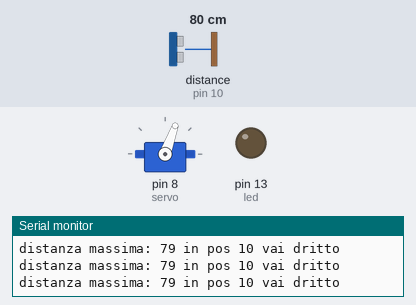
Bench run of a sketch on a simulated Arduino Uno, built with avr-gcc and run on an emulated ATmega328P. Shown: servo, output pins drawn as LEDs (lit = HIGH), the last lines printed to the serial monitor. Wiring (inferred from the names in the program): ultrasonic range finder: trigger pin 9; echo pin 10. Inputs (shaded band) come from the test bench; at power-on: distance to the obstacle (sensor on pin 10) 80 cm. The echo pulse lasts 58.3 µs per cm; pins used as bus, display or sensor lines are not drawn.

Above: at 1.2 s.
1.3 s: distance to the obstacle (sensor on pin 10) set to 299 cm
At 1.9 s:
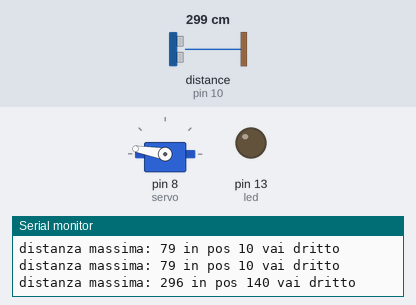
4.3 s: distance to the obstacle (sensor on pin 10) set to 2 cm
At 13.0 s:
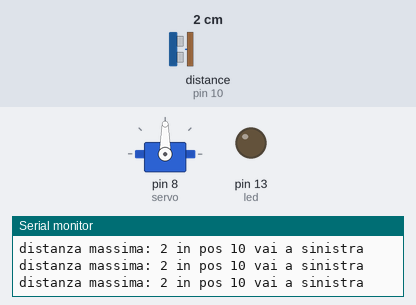
Timing chart, 0 to 13.3 s (numbered marks = the images above; inputs shaded):
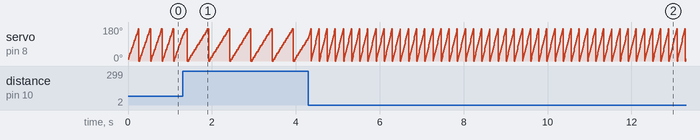

Measured:
- by itself, servo on pin 8 (servo): repeats every 0.19 s: 140° 0.01 s, 150° 0.01 s, 160° 0.01 s, 170° 0.01 s, 0° 0.01 s, 10° 0.01 s, 20° 0.01 s, 30° 0.01 s, 40° 0.01 s, 50° 0.01 s, 60° 0.01 s, 70° 0.01 s, 80° 0.01 s, 90° 0.01 s, 100° 0.01 s, 110° 0.01 s, 120° 0.01 s, 130° 0.01 s

The sketch:

robonof.ino
```cpp
#include <Servo.h> // include la Libreria Servo.h

const int triggerPort = 9;
const int echoPort = 10;
const int led = 13;

const int servo = 8;

Servo myservo;

long servo_pos = 0;
long max_distance = 0;
long max_distancepos = 0;

long distanza_90 = 0;

void setup() {

  myservo.attach(servo);

  pinMode(triggerPort, OUTPUT);
  pinMode(echoPort, INPUT);
  pinMode(led, OUTPUT);
  Serial.begin(9600);
  Serial.println("Sensore Ultrasuoni: OK");
}

void decide() {

  Serial.print("distanza massima: ");
  Serial.print(max_distance);
  Serial.print(" in pos ");
  Serial.print(max_distancepos);

  if(distanza_90 < 20) {
    // vai verso max_distanzapos
    if(max_distancepos < 90) {
      // vai a sinistra
      Serial.println(" vai a sinistra");
    }
    else {
      Serial.println(" vai a destra");
    }
  }
  else {
    Serial.println(" vai dritto");
  }
}

long calcola_distanza() {
  digitalWrite( triggerPort, LOW );
  digitalWrite( triggerPort, HIGH );
  delayMicroseconds( 10 );
  digitalWrite( triggerPort, LOW );

  long durata = pulseIn( echoPort, HIGH );
  // Centimetri
  long distanza = 0.034 * durata / 2;

  if( durata > 38000) {
    // fuori portata
  }
  return distanza;
}

void loop() {

  servo_pos = (servo_pos + 10) % 180;
  myservo.write(servo_pos);

  if(servo_pos == 0) {
    decide();

    max_distance = 0;
  }

  long distanza = calcola_distanza();

  if(distanza > max_distance) {
    max_distance = distanza;
    max_distancepos = servo_pos;
  }

  if(servo_pos == 90) {
    distanza_90 = distanza;
  }

  delay(10);
}
```
